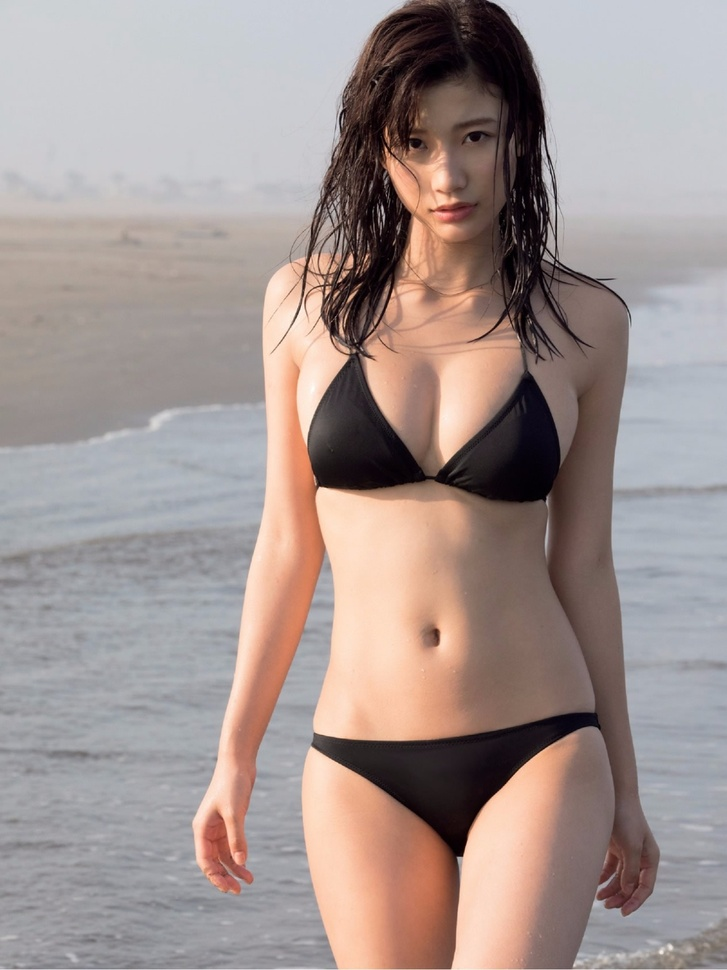
#> input picture research/imgcensor/1.jpg, 727 x 970 px, shrunk from 1265 x 1688 before the run
$ python -i lean_detector.py   (imports and definitions only)
#> lines starting #> are read from the running program, lines starting #| are printed output that depends on the picture
# a class wrapper for Lean Detection
import math

import cv2
import numpy as np


class LeanDetector:
    def __init__(self, lean_degree_threshold=5):
        # the hyper-param lean_degree_threshold should be tuned according to your application scene
        self.lean_degree_threshold = lean_degree_threshold

    def calculate_lean_angle(self, img):
        """
        calculate lean angle of a Region of Interest (RoI)
        if angle degree > 0, then take (x_min, y_min, x_max, y_max) as diagonal
        else take (x_min, y_max, x_max, y_min) as diagonal
        :param img:
        :return:
        """
#> called with img = '../imgcensor/1.jpg'
        if isinstance(img, str):
            img = cv2.imread(img)
#> img is the input picture: shape (970, 727, 3); mean B, G, R 145.3, 148.5, 162.4
        gray = cv2.cvtColor(img, cv2.COLOR_BGR2GRAY)
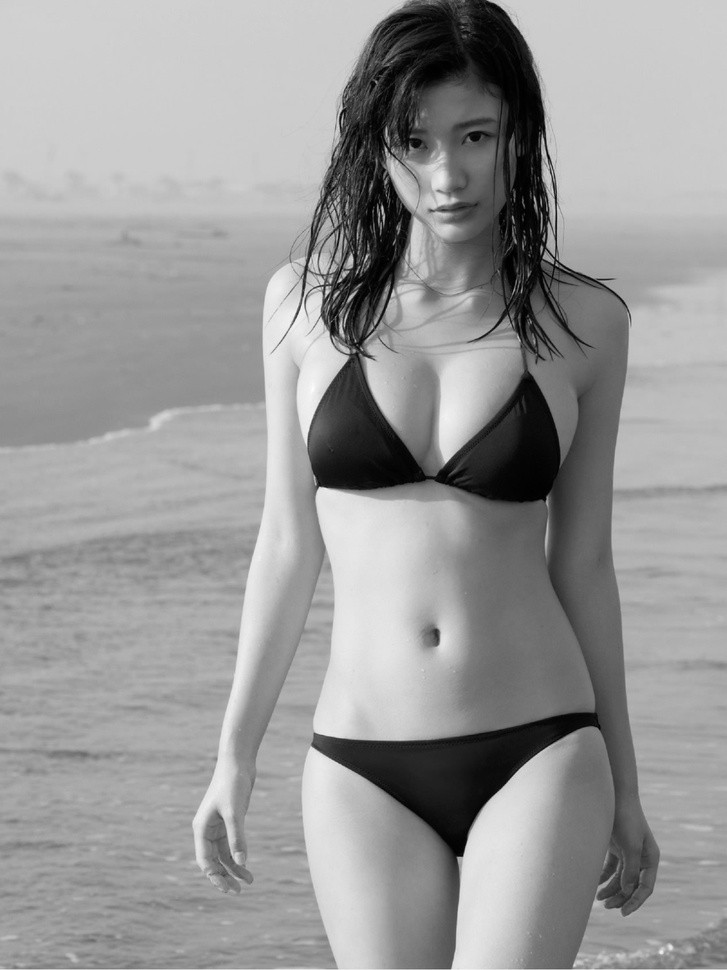
#> gray: shape (970, 727); min 0, max 253, mean 152.3
        edges = cv2.Canny(gray, 100, 150, apertureSize=3)
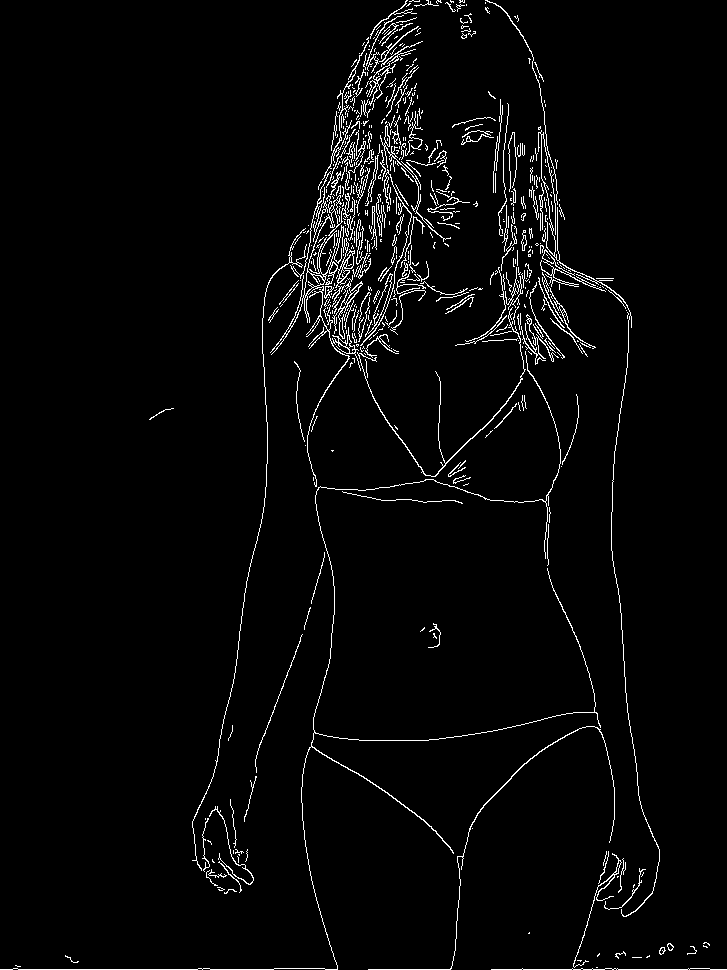
#> edges: shape (970, 727); 2.9% white in thin lines or dots

        minLineLength = 50
        maxLineGap = 10

        longest_line = (0, 0, 0, 0)

        lines = cv2.HoughLinesP(edges, 1, np.pi / 180, 60, minLineLength, maxLineGap, 10)
#> lines = 400 rows, first 6: [0, 969, 273, 969], [368, 120, 379, 61], [340, 353, 352, 211], [316, 241, 348, 78], [376, 212, 378, 194], [246, 582, 261, 523]
        if lines is not None and len(lines) > 0:
            for line in lines:
                for x1, y1, x2, y2 in line:
                    if np.linalg.norm(np.array([x1, y1]) - np.array([x2, y2])) > np.linalg.norm(
                            np.array([longest_line[0], longest_line[1]]) - np.array(
                                [longest_line[2], longest_line[3]])):
                        longest_line = (x1, y1, x2, y2)
#> this loop made 400 passes
#> after the loop, longest_line = (0, 969, 273, 969)

            if longest_line[0] <= longest_line[2]:
                x_l = longest_line[0]
#> x_l = 0
                y_l = longest_line[1]
#> y_l = 969
                x_r = longest_line[2]
#> x_r = 273
                y_r = longest_line[3]
#> y_r = 969
            else:
                x_l = longest_line[2]
                y_l = longest_line[3]
                x_r = longest_line[0]
                y_r = longest_line[1]

            return np.degrees(np.arctan(((y_r - y_l) / (x_r - x_l))))
        else:
            return 0

    def judge_lean(self, img):
        degree = self.calculate_lean_angle(img)

        return {'degree': degree, 'desc': 'Not Lean' if math.fabs(degree) == 0 else 'Lean'}

>>> result = LeanDetector().calculate_lean_angle('../imgcensor/1.jpg')
#> result = 0

$ run again, on research/imgcensor/2.jpg
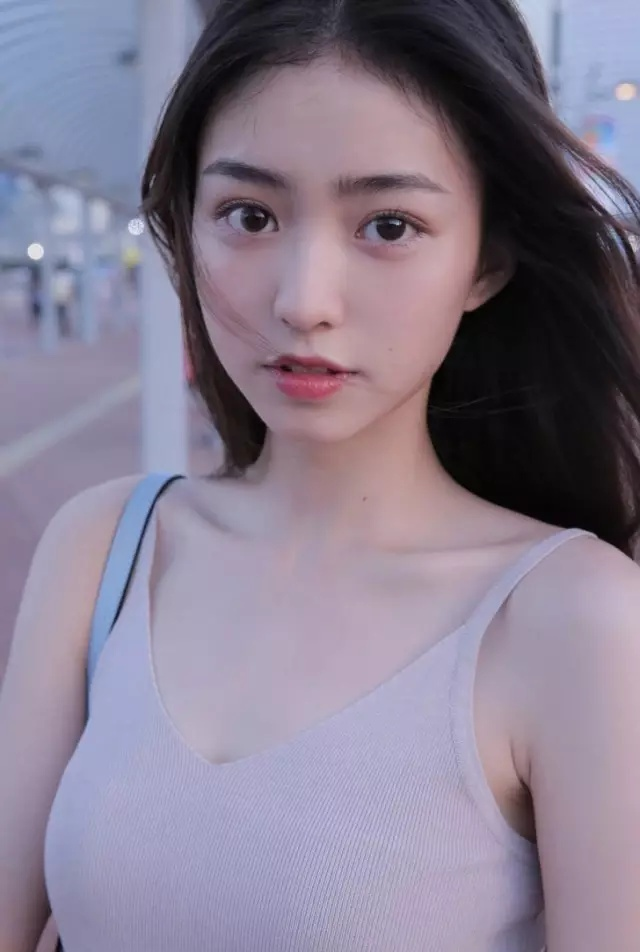
#> input picture research/imgcensor/2.jpg, 640 x 952 px
#> in calculate_lean_angle, img is the input picture: shape (952, 640, 3); mean B, G, R 143.8, 125.2, 134.7
#> in calculate_lean_angle, `gray = cv2.cvtColor(img, cv2.COLOR_BGR2GRAY)`:
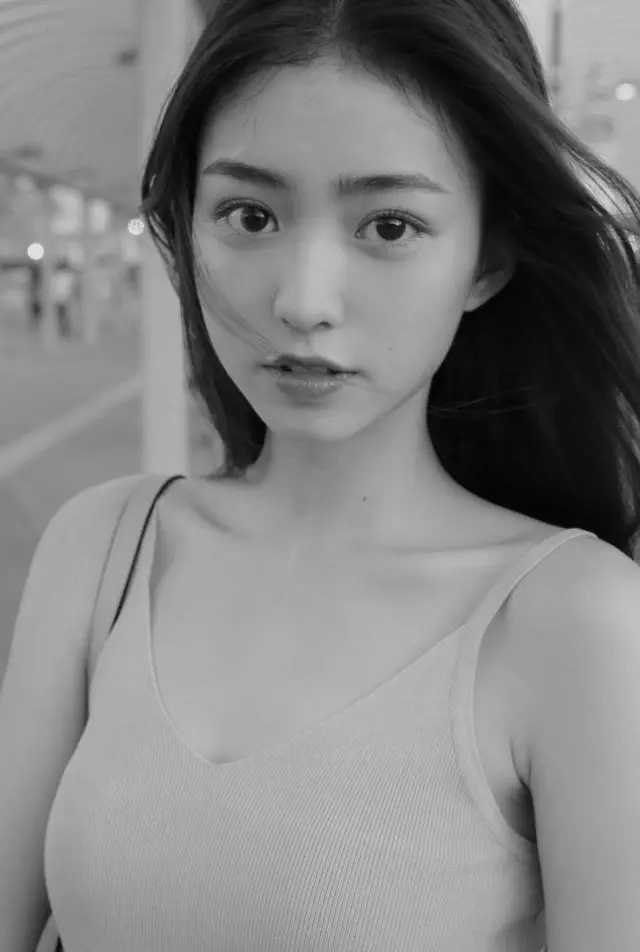
#> gray: shape (952, 640); min 1, max 236, mean 130.2
#> in calculate_lean_angle, `edges = cv2.Canny(gray, 100, 150, apertureSize=3)`:
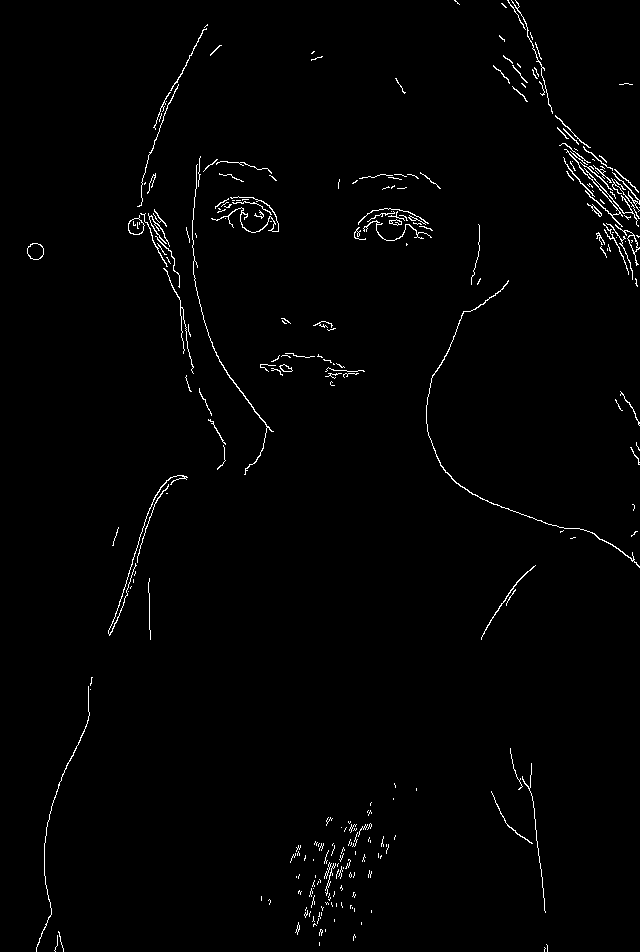
#> edges: shape (952, 640); 1.3% white in thin lines or dots
#> lines = 45 rows, first 6: [109, 634, 153, 499], [608, 224, 628, 273], [121, 610, 158, 491], [597, 168, 639, 210], [620, 184, 635, 201], [566, 149, 622, 216]
#> the loop in calculate_lean_angle, `for line in lines:` made 45 passes
#> after the loop in calculate_lean_angle, `for line in lines:`: longest_line = (109, 634, 153, 499)
#> x_l = 109
#> y_l = 634
#> x_r = 153
#> y_r = 499
#> result = -71.95

$ run again, on research/imgcensor/3.jpg
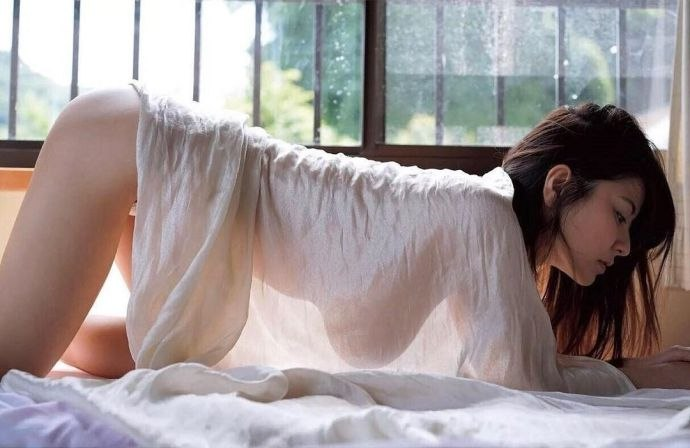
#> input picture research/imgcensor/3.jpg, 690 x 448 px
#> in calculate_lean_angle, img is the input picture: shape (448, 690, 3); mean B, G, R 149.9, 149.4, 158.9
#> in calculate_lean_angle, `gray = cv2.cvtColor(img, cv2.COLOR_BGR2GRAY)`:
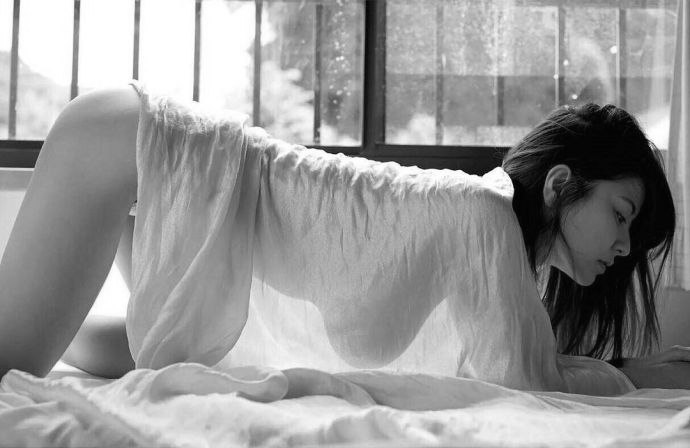
#> gray: shape (448, 690); min 0, max 255, mean 152.3
#> in calculate_lean_angle, `edges = cv2.Canny(gray, 100, 150, apertureSize=3)`:
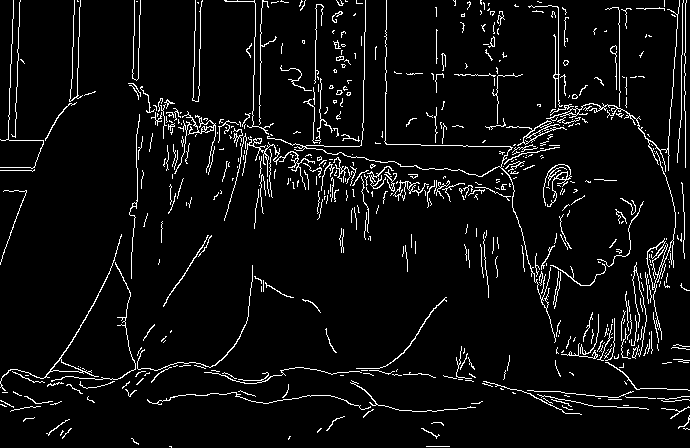
#> edges: shape (448, 690); 5.5% white in thin lines or dots
#> lines = 233 rows, first 6: [386, 144, 467, 145], [365, 31, 365, 0], [558, 128, 558, 7], [666, 152, 677, 25], [463, 146, 510, 146], [444, 168, 459, 169]
#> the loop in calculate_lean_angle, `for line in lines:` made 233 passes
#> after the loop in calculate_lean_angle, `for line in lines:`: longest_line = (149, 105, 405, 193)
#> x_l = 149
#> y_l = 105
#> x_r = 405
#> y_r = 193
#> result = 18.97
